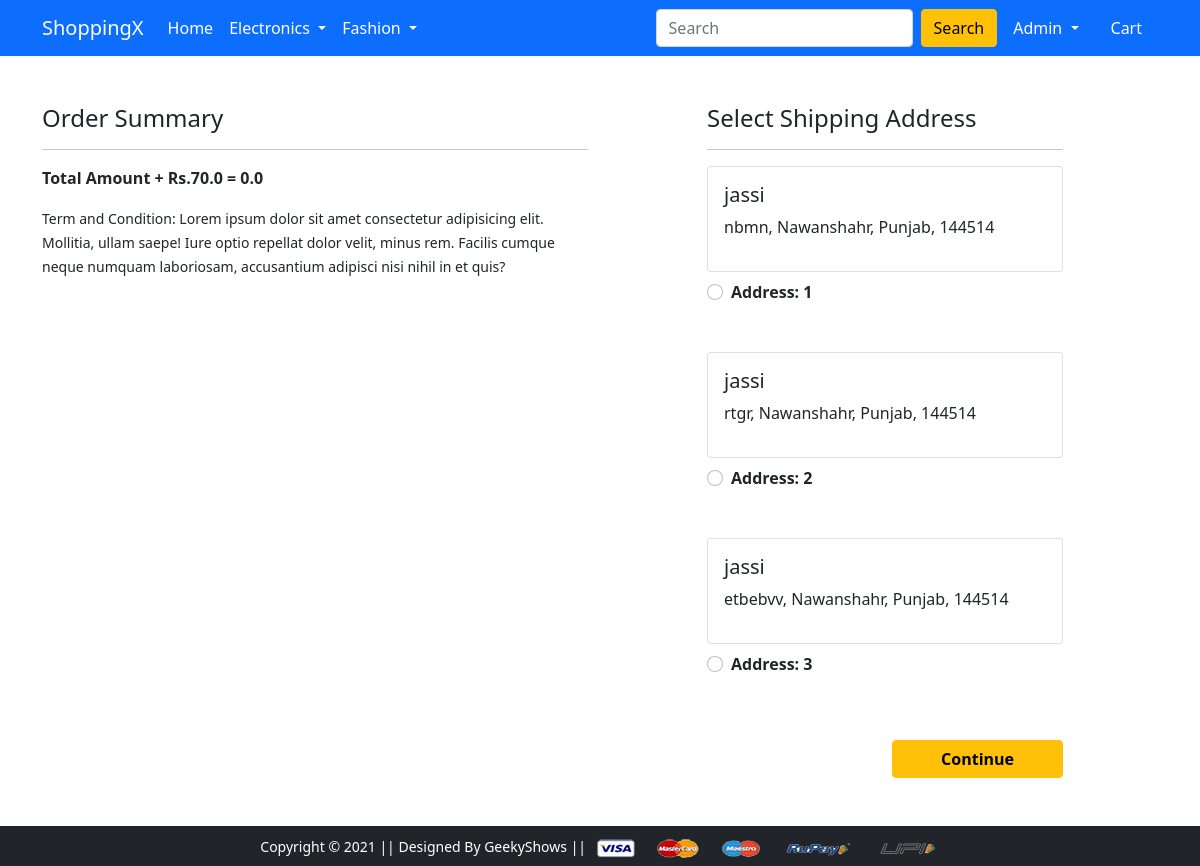
/checkout/ (signed in), run on an earlier commit of the app's database.
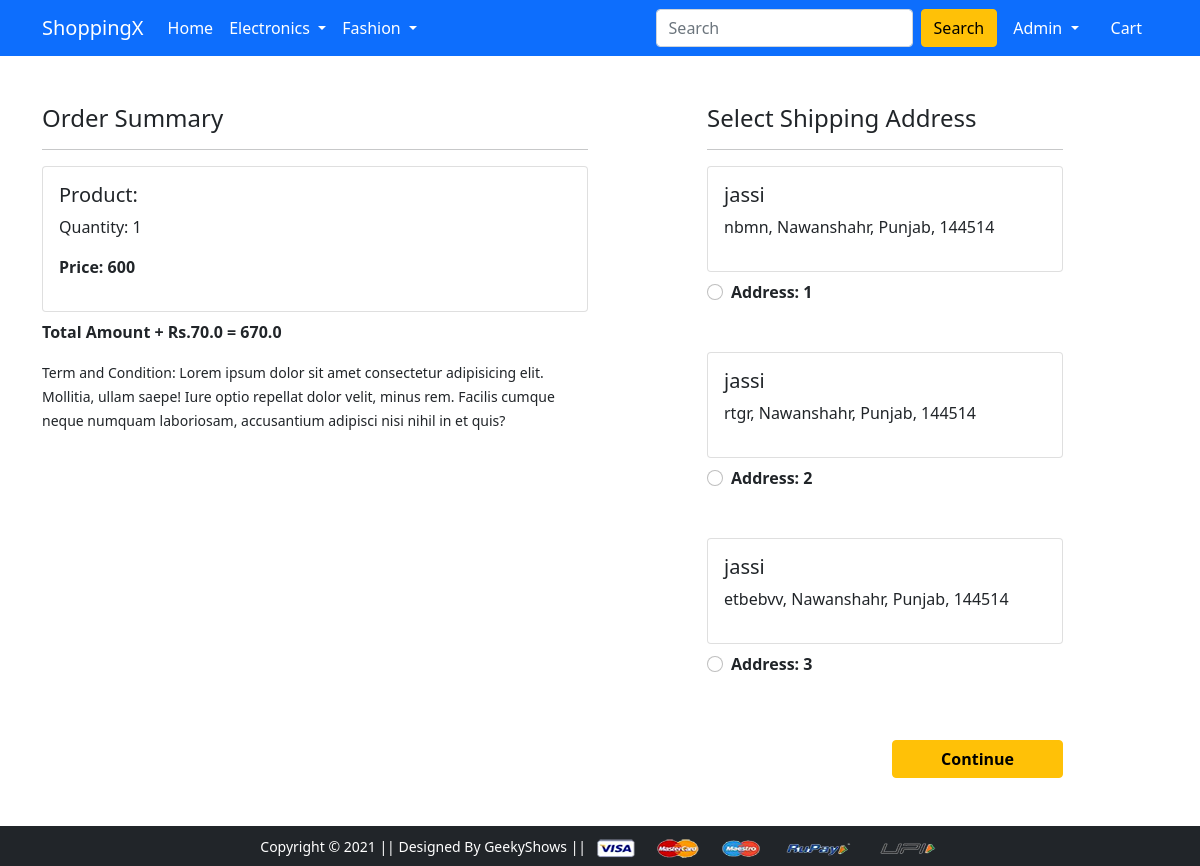
And on a later commit of the database.
### app/models.py (models this page shows, shortened)
class customer(models.Model):
    user = models.ForeignKey(User , on_delete = models.CASCADE)
    Name = models.CharField(max_length=50, null=False)
    Locality = models.CharField(max_length=100,  null=False)
    City = models.CharField(max_length=50)
    Zipcode = models.IntegerField()
    State = models.CharField(choices = State_choices, max_length=50)

class cart(models.Model):
    user = models.ForeignKey(User, on_delete = models.CASCADE)
    Product = models.ForeignKey(product, on_delete= models.CASCADE)
    Quantity = models.PositiveIntegerField(default = 1)
    @property
    def total_cost(self):
        return self.Quantity * self.Product.Discounted_price

class product(models.Model):
    Title = models.CharField( max_length=50)
    Selling_price = models.IntegerField()
    Discounted_price = models.IntegerField()
    Description = models.TextField(max_length=50)
    Brand = models.CharField(max_length=50)
    Category = models.CharField(choices = Category_Choices, max_length=2)
    Product_image = models.ImageField( upload_to= 'Productimg')

### app/views.py (the view)
# urls.py: path('checkout/', views.checkout, name='checkout'),
@login_required
def checkout(request):
 user = request.user
 add = customer.objects.filter(user=user)
 cart_item = cart.objects.filter(user = user)
 amount = 0.0
 shipping_amount= 70.0
 totalamount = 0.0
 cart_product = [p for p in cart.objects.all() if p.user == request.user]
 if cart_product:
  for p in cart_product:
      tempamount = (p.Quantity * p.Product.Discounted_price)
      amount += tempamount
  totalamount = amount +shipping_amount
 return render(request, 'app/checkout.html',{'add': add, 'totalamount': totalamount, 'cart_product':cart_product})

### app/templates/app/checkout.html (shortened to what this page needs)
{% extends 'app/base.html' %}
{% load static %}
{% block main-content %}
<div class="container">
 <div class="row mt-5">
  <div class="col-sm-6">
    <h4>Order Summary</h4>
    <hr>
    {% for i in cart_product %}
      <div class="card mb-2">
        <div class="card-body">
          <h5>Product: {{i.product.Title}}</h5>
          <p>Quantity: {{i.Quantity}}</p>
          <p class="fw-bold">Price: {{i.total_cost}}</p>
        </div>
      </div>
    {% endfor %}
    <p class = 'fw-bold'> Total Amount + Rs.70.0 =  <strong>{{totalamount}}</strong> </p>
    <small>Term and Condition: Lorem ipsum dolor sit amet consectetur adipisicing elit. Mollitia, ullam saepe! Iure optio repellat dolor velit, minus rem. Facilis cumque neque numquam laboriosam, accusantium adipisci nisi nihil in et quis?</small>
  </div>
  <div class="col-sm-4 offset-sm-1">
    <h4>Select Shipping Address</h4>
    <hr>
    <form action="/paymentdone">
      {% for ad in add %}
      <div class="card">
        <div class="card-body">
        <h5>{{ad.Name}}</h5>
        <p>{{ad.Locality}}, {{ad.City}}, {{ad.State}}, {{ad.Zipcode}}</p>
        </div>
      </div>
        <div class="form-check mt-2 mb-5">
          <input class="form-check-input" type="radio" name = 'custid' id = 'custadd{{forloop.counter}}' value="{{ad.id}}">
          <label class="form-check-label fw-bold" for="">
            Address: {{forloop.counter}} </label>
        </div>
        {% endfor %}
        <div class="text-end">
          <button type="submit" class="btn btn-warning mt-3 px-5 fw-bold">Continue</button>
        </div>
      </form>
    </div>
  </div>
</div>
{% endblock main-content %}

What changed in the data, as far as the page shows it:
added cart: Quantity "1", total_cost "600"
Also different on the page:
{{ totalamount }}: "0.0" → "670.0"
